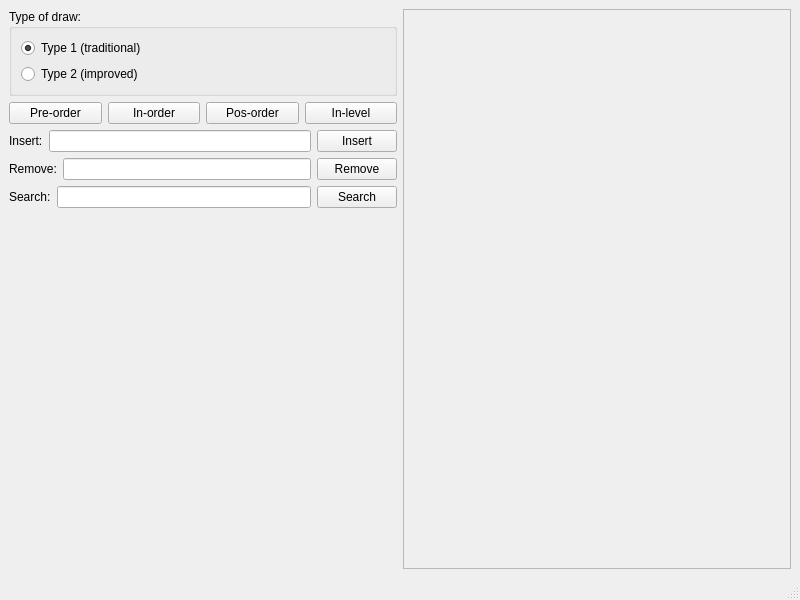
<?xml version="1.0" encoding="UTF-8"?>
<ui version="4.0">
 <class>MainWindow</class>
 <widget class="QMainWindow" name="MainWindow">
  <property name="geometry">
   <rect>
    <x>0</x>
    <y>0</y>
    <width>800</width>
    <height>600</height>
   </rect>
  </property>
  <property name="windowTitle">
   <string>Splay Tree</string>
  </property>
  <widget class="QWidget" name="centralwidget">
   <layout class="QHBoxLayout" name="horizontalLayout_2">
    <item>
     <layout class="QHBoxLayout" name="horizontalMainLayout">
      <item>
       <layout class="QVBoxLayout" name="verticalLayoutOfConf">
        <item>
         <layout class="QHBoxLayout" name="horizontalLayout_3">
          <item>
           <widget class="QGroupBox" name="groupBox">
            <property name="title">
             <string>Type of draw:</string>
            </property>
            <layout class="QVBoxLayout" name="verticalLayout_2">
             <item>
              <widget class="QRadioButton" name="radioButtonTrad">
               <property name="text">
                <string>Type 1 (traditional)</string>
               </property>
               <property name="checked">
                <bool>true</bool>
               </property>
              </widget>
             </item>
             <item>
              <widget class="QRadioButton" name="radioButtonImproved">
               <property name="text">
                <string>Type 2 (improved)</string>
               </property>
              </widget>
             </item>
            </layout>
           </widget>
          </item>
         </layout>
        </item>
        <item>
         <layout class="QHBoxLayout" name="horizontalLayout">
          <item>
           <widget class="QPushButton" name="pushButtonPreOrdem">
            <property name="text">
             <string>Pre-order</string>
            </property>
           </widget>
          </item>
          <item>
           <widget class="QPushButton" name="pushButtonEmOrdem">
            <property name="text">
             <string>In-order</string>
            </property>
           </widget>
          </item>
          <item>
           <widget class="QPushButton" name="pushButtonPosOrdem">
            <property name="text">
             <string>Pos-order</string>
            </property>
           </widget>
          </item>
          <item>
           <widget class="QPushButton" name="pushButtonEmNivel">
            <property name="text">
             <string>In-level</string>
            </property>
           </widget>
          </item>
         </layout>
        </item>
        <item>
         <layout class="QHBoxLayout" name="horizontalLayoutOfInsert">
          <item>
           <widget class="QLabel" name="label">
            <property name="text">
             <string>Insert:</string>
            </property>
           </widget>
          </item>
          <item>
           <widget class="QLineEdit" name="lineEditOfInsert"/>
          </item>
          <item>
           <widget class="QPushButton" name="pushButtonOfInsert">
            <property name="text">
             <string>Insert</string>
            </property>
           </widget>
          </item>
         </layout>
        </item>
        <item>
         <layout class="QHBoxLayout" name="horizontalLayoutOfRemove">
          <item>
           <widget class="QLabel" name="label_2">
            <property name="text">
             <string>Remove:</string>
            </property>
           </widget>
          </item>
          <item>
           <widget class="QLineEdit" name="lineEditOfRemove"/>
          </item>
          <item>
           <widget class="QPushButton" name="pushButtonOfRemove">
            <property name="text">
             <string>Remove</string>
            </property>
           </widget>
          </item>
         </layout>
        </item>
        <item>
         <layout class="QHBoxLayout" name="horizontalLayoutOfSearch">
          <item>
           <widget class="QLabel" name="label_3">
            <property name="text">
             <string>Search:</string>
            </property>
           </widget>
          </item>
          <item>
           <widget class="QLineEdit" name="lineEditOfSearch"/>
          </item>
          <item>
           <widget class="QPushButton" name="pushButtonOfSearch">
            <property name="text">
             <string>Search</string>
            </property>
           </widget>
          </item>
         </layout>
        </item>
        <item>
         <spacer name="verticalSpacer">
          <property name="orientation">
           <enum>Qt::Vertical</enum>
          </property>
          <property name="sizeHint" stdset="0">
           <size>
            <width>20</width>
            <height>40</height>
           </size>
          </property>
         </spacer>
        </item>
       </layout>
      </item>
      <item>
       <layout class="QVBoxLayout" name="verticalLayoutOfImage">
        <item>
         <widget class="QScrollArea" name="scrollArea">
          <property name="widgetResizable">
           <bool>true</bool>
          </property>
          <widget class="QWidget" name="scrollAreaWidgetContents">
           <property name="geometry">
            <rect>
             <x>0</x>
             <y>0</y>
             <width>383</width>
             <height>533</height>
            </rect>
           </property>
           <layout class="QVBoxLayout" name="verticalLayout">
            <item>
             <widget class="QLabel" name="labelOfImage">
              <property name="text">
               <string/>
              </property>
             </widget>
            </item>
           </layout>
          </widget>
         </widget>
        </item>
       </layout>
      </item>
     </layout>
    </item>
   </layout>
  </widget>
  <widget class="QMenuBar" name="menubar">
   <property name="geometry">
    <rect>
     <x>0</x>
     <y>0</y>
     <width>800</width>
     <height>22</height>
    </rect>
   </property>
  </widget>
  <widget class="QStatusBar" name="statusbar"/>
 </widget>
 <resources/>
 <connections/>
</ui>
